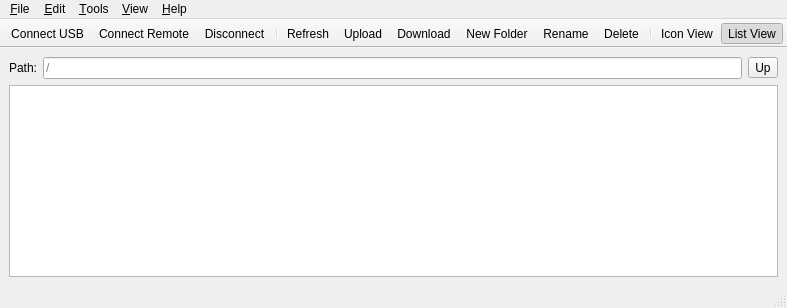
<?xml version="1.0" encoding="UTF-8"?>
<ui version="4.0">
 <class>MainWindow</class>
 <widget class="QMainWindow" name="MainWindow">
  <property name="windowTitle">
   <string>ROMFS Manager</string>
  </property>
  <widget class="QWidget" name="centralwidget">
   <layout class="QVBoxLayout" name="verticalLayout">
    <item>
     <layout class="QHBoxLayout" name="pathLayout">
      <item>
       <widget class="QLabel" name="pathLabel">
        <property name="text">
         <string>Path:</string>
        </property>
       </widget>
      </item>
      <item>
       <widget class="QLineEdit" name="pathLineEdit">
        <property name="placeholderText">
         <string>/</string>
        </property>
       </widget>
      </item>
      <item>
       <widget class="QToolButton" name="upButton">
        <property name="text">
         <string>Up</string>
        </property>
        <property name="icon">
         <iconset resource="resources.qrc">
          <normaloff>:/icons/up.svg</normaloff>:/icons/up.svg</iconset>
        </property>
       </widget>
      </item>
     </layout>
    </item>
    <item>
     <widget class="QStackedWidget" name="viewStack">
      <widget class="RomfsView" name="treeView"/>
      <widget class="RomfsIconView" name="iconView"/>
     </widget>
    </item>
   </layout>
  </widget>
  <widget class="QMenuBar" name="menubar">
   <property name="geometry">
    <rect>
     <x>0</x>
     <y>0</y>
     <width>800</width>
     <height>22</height>
    </rect>
   </property>
   <widget class="QMenu" name="menuFile">
    <property name="title">
     <string>&amp;File</string>
    </property>
    <addaction name="actionConnectUsb"/>
    <addaction name="actionConnectRemote"/>
    <addaction name="actionDisconnect"/>
    <addaction name="separator"/>
    <addaction name="actionReboot"/>
    <addaction name="actionBootloader"/>
    <addaction name="separator"/>
    <addaction name="actionQuit"/>
   </widget>
   <widget class="QMenu" name="menuEdit">
    <property name="title">
     <string>&amp;Edit</string>
    </property>
    <addaction name="actionRefresh"/>
    <addaction name="actionUpload"/>
    <addaction name="actionDownload"/>
    <addaction name="actionNewFolder"/>
    <addaction name="actionRename"/>
    <addaction name="actionDelete"/>
   </widget>
   <widget class="QMenu" name="menuTools">
    <property name="title">
     <string>&amp;Tools</string>
    </property>
    <addaction name="actionFormat"/>
    <addaction name="actionSettings"/>
   </widget>
   <widget class="QMenu" name="menuView">
    <property name="title">
     <string>&amp;View</string>
    </property>
    <addaction name="actionIconView"/>
    <addaction name="actionListView"/>
   </widget>
   <widget class="QMenu" name="menuHelp">
    <property name="title">
     <string>&amp;Help</string>
    </property>
    <addaction name="actionUsage"/>
    <addaction name="actionAbout"/>
   </widget>
   <addaction name="menuFile"/>
   <addaction name="menuEdit"/>
   <addaction name="menuTools"/>
   <addaction name="menuView"/>
   <addaction name="menuHelp"/>
  </widget>
  <widget class="QStatusBar" name="statusbar"/>
  <widget class="QToolBar" name="toolBar">
   <property name="windowTitle">
    <string>Main Toolbar</string>
   </property>
   <property name="movable">
    <bool>false</bool>
   </property>
   <addaction name="actionConnectUsb"/>
   <addaction name="actionConnectRemote"/>
   <addaction name="actionDisconnect"/>
   <addaction name="separator"/>
   <addaction name="actionRefresh"/>
   <addaction name="actionUpload"/>
   <addaction name="actionDownload"/>
   <addaction name="actionNewFolder"/>
   <addaction name="actionRename"/>
   <addaction name="actionDelete"/>
   <addaction name="separator"/>
   <addaction name="actionIconView"/>
   <addaction name="actionListView"/>
  </widget>
  <action name="actionConnectUsb">
   <property name="icon">
    <iconset resource="resources.qrc">
     <normaloff>:/icons/connect_usb.svg</normaloff>:/icons/connect_usb.svg</iconset>
   </property>
   <property name="text">
    <string>Connect USB</string>
   </property>
  </action>
  <action name="actionConnectRemote">
   <property name="icon">
    <iconset resource="resources.qrc">
     <normaloff>:/icons/connect_remote.svg</normaloff>:/icons/connect_remote.svg</iconset>
   </property>
   <property name="text">
    <string>Connect Remote</string>
   </property>
  </action>
  <action name="actionDisconnect">
   <property name="icon">
    <iconset resource="resources.qrc">
     <normaloff>:/icons/disconnect.svg</normaloff>:/icons/disconnect.svg</iconset>
   </property>
   <property name="text">
    <string>Disconnect</string>
   </property>
  </action>
  <action name="actionRefresh">
   <property name="icon">
    <iconset resource="resources.qrc">
     <normaloff>:/icons/refresh.svg</normaloff>:/icons/refresh.svg</iconset>
   </property>
   <property name="text">
    <string>Refresh</string>
   </property>
   <property name="shortcut">
    <string>F5</string>
   </property>
  </action>
  <action name="actionUpload">
   <property name="icon">
    <iconset resource="resources.qrc">
     <normaloff>:/icons/upload.svg</normaloff>:/icons/upload.svg</iconset>
   </property>
   <property name="text">
    <string>Upload</string>
   </property>
  </action>
  <action name="actionDownload">
   <property name="icon">
    <iconset resource="resources.qrc">
     <normaloff>:/icons/download.svg</normaloff>:/icons/download.svg</iconset>
   </property>
   <property name="text">
    <string>Download</string>
   </property>
  </action>
  <action name="actionDelete">
   <property name="icon">
    <iconset resource="resources.qrc">
     <normaloff>:/icons/delete.svg</normaloff>:/icons/delete.svg</iconset>
   </property>
   <property name="text">
    <string>Delete</string>
   </property>
   <property name="shortcut">
    <string>Del</string>
   </property>
  </action>
  <action name="actionNewFolder">
   <property name="icon">
    <iconset resource="resources.qrc">
     <normaloff>:/icons/new_folder.svg</normaloff>:/icons/new_folder.svg</iconset>
   </property>
   <property name="text">
    <string>New Folder</string>
   </property>
  </action>
  <action name="actionRename">
   <property name="icon">
    <iconset resource="resources.qrc">
     <normaloff>:/icons/rename.svg</normaloff>:/icons/rename.svg</iconset>
   </property>
   <property name="text">
    <string>Rename</string>
   </property>
  </action>
  <action name="actionFormat">
   <property name="text">
    <string>Format</string>
   </property>
  </action>
  <action name="actionSettings">
   <property name="text">
    <string>Settings...</string>
   </property>
  </action>
  <action name="actionUsage">
   <property name="text">
    <string>How to Use</string>
   </property>
  </action>
  <action name="actionReboot">
   <property name="text">
    <string>Reboot</string>
   </property>
  </action>
  <action name="actionBootloader">
   <property name="text">
    <string>Bootloader</string>
   </property>
  </action>
  <action name="actionIconView">
   <property name="icon">
    <iconset resource="resources.qrc">
     <normaloff>:/icons/view_icon.svg</normaloff>:/icons/view_icon.svg</iconset>
   </property>
   <property name="text">
    <string>Icon View</string>
   </property>
   <property name="checkable">
    <bool>true</bool>
   </property>
  </action>
  <action name="actionListView">
   <property name="icon">
    <iconset resource="resources.qrc">
     <normaloff>:/icons/view_list.svg</normaloff>:/icons/view_list.svg</iconset>
   </property>
   <property name="text">
    <string>List View</string>
   </property>
   <property name="checkable">
    <bool>true</bool>
   </property>
   <property name="checked">
    <bool>true</bool>
   </property>
  </action>
  <action name="actionAbout">
   <property name="text">
    <string>About</string>
   </property>
  </action>
  <action name="actionQuit">
   <property name="text">
    <string>Quit</string>
   </property>
   <property name="shortcut">
    <string>Ctrl+Q</string>
   </property>
  </action>
 </widget>
 <customwidgets>
  <customwidget>
   <class>RomfsView</class>
   <extends>QTreeView</extends>
   <header>romfsview.h</header>
  </customwidget>
  <customwidget>
    <class>RomfsIconView</class>
    <extends>QListView</extends>
    <header>romfsiconview.h</header>
  </customwidget>
 </customwidgets>
 <resources/>
 <connections/>
</ui>
